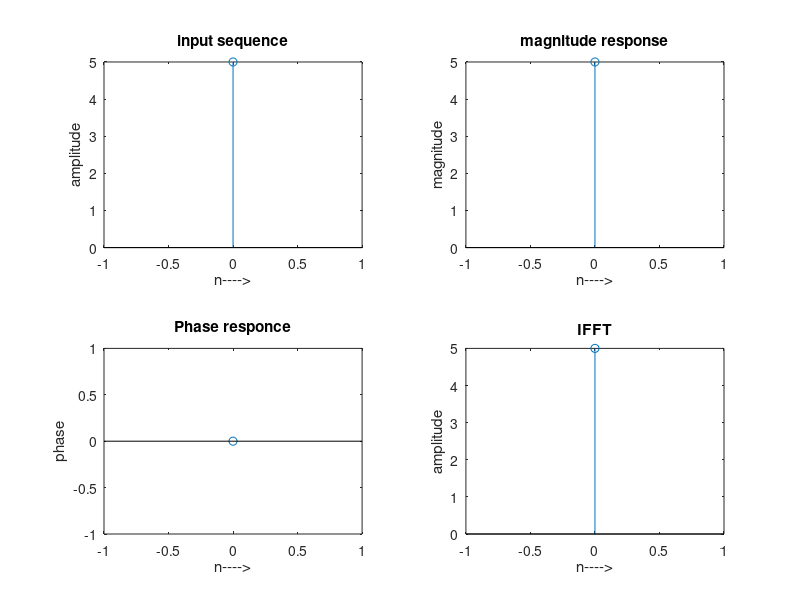

This figure's MATLAB source:
clc; 
clear all; 
close all; 
x=input('Enter the sequence : ') 
N=length(x) 
xK=fft(x,N) 
xn=ifft(xK) 
n=0:N-1; 
subplot (2,2,1); 
stem(n,x); 
xlabel('n---->'); 
ylabel('amplitude'); 
title('input sequence'); 
subplot (2,2,2); 
stem(n,abs(xK)); 
xlabel('n---->'); 
ylabel('magnitude'); 
title('magnitude response'); 
subplot (2,2,3); 
stem(n,angle(xK)); 
xlabel('n---->'); 
ylabel('phase'); 
title('Phase responce'); 
subplot (2,2,4); 
stem(n,xn); 
xlabel('n---->'); 
ylabel('amplitude');
title('IFFT'); 
